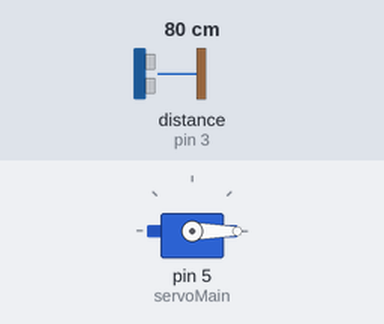
The sketch below on a simulated Arduino Uno, built with avr-gcc and run on an emulated ATmega328P. Shown: servo. Wiring (inferred from the names in the program): ultrasonic range finder: trigger pin 4; echo pin 3. Inputs (shaded band) come from the test bench; at power-on: distance to the obstacle (sensor on pin 3) 80 cm. The echo pulse lasts 58.3 µs per cm.

Above: at 1.2 s.
1.3 s: distance to the obstacle (sensor on pin 3) set to 33 cm
2.8 s: distance to the obstacle (sensor on pin 3) set to 29 cm
At 4.0 s:
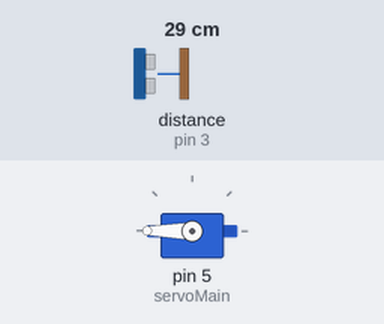
4.3 s: distance to the obstacle (sensor on pin 3) set to 35 cm
At 6.6 s:
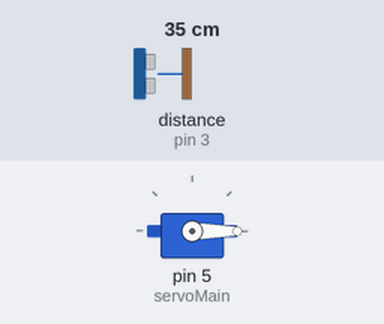
7.3 s: distance to the obstacle (sensor on pin 3) set to 2 cm
At 7.9 s:
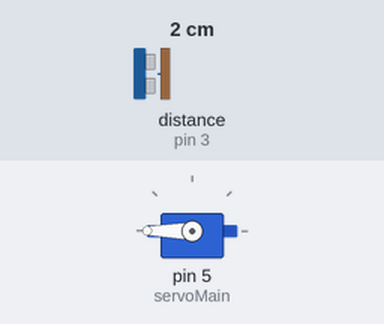
Timing chart, 0 to 9.8 s (numbered marks = the images above; inputs shaded):
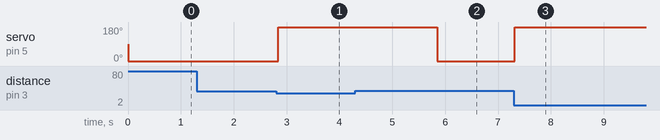

Measured:
- the behaviour switches between 31 and 30 cm on distance to the obstacle (sensor on pin 3) (found by bisection; images 0 and 1)
- after the input at 1.3 s, every drawn part: stays the same
- after the input at 2.8 s, servo on pin 5 (servoMain): 0° → 180° at once
- after the input at 4.3 s, servo on pin 5 (servoMain): 180° → 0° after 1.5 s
- after the input at 7.3 s, servo on pin 5 (servoMain): 0° → 180° at once

The sketch:

sourceCode.ino
```cpp
#include <Servo.h>
Servo servoMain; // Define our Servo
int trigpin = 4;
int echopin = 3;
int distance;
float duration;
float cm;

void setup()
{
   servoMain.attach(5); // servo on digital pin 10
    pinMode(trigpin, OUTPUT);
    pinMode(echopin, INPUT);
}

void loop()
{
  digitalWrite(trigpin, LOW);
  delay(2);
  digitalWrite(trigpin, HIGH);
  delayMicroseconds(10);
  digitalWrite(trigpin, LOW);
  duration = pulseIn(echopin, HIGH);
  cm = (duration/58.82);
  distance = cm;

  if(distance<30)
  {
    servoMain.write(180);  // Turn Servo back to center position (90 degrees)
   delay(3000);
  }
   else{
     servoMain.write(0);
     delay(50);
   }

}
```
